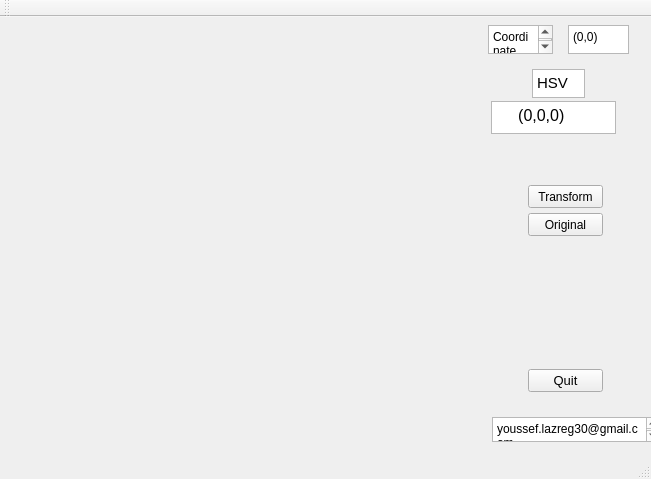
<?xml version="1.0" encoding="UTF-8"?>
<ui version="4.0">
 <class>MainWindow</class>
 <widget class="QMainWindow" name="MainWindow">
  <property name="geometry">
   <rect>
    <x>0</x>
    <y>0</y>
    <width>651</width>
    <height>479</height>
   </rect>
  </property>
  <property name="windowTitle">
   <string>MyCam -    Youssef Lazreg</string>
  </property>
  <widget class="QWidget" name="centralWidget">
   <widget class="QPushButton" name="quit">
    <property name="geometry">
     <rect>
      <x>528</x>
      <y>352</y>
      <width>75</width>
      <height>23</height>
     </rect>
    </property>
    <property name="font">
     <font>
      <pointsize>10</pointsize>
     </font>
    </property>
    <property name="text">
     <string>Quit</string>
    </property>
   </widget>
   <widget class="QLabel" name="label">
    <property name="geometry">
     <rect>
      <x>0</x>
      <y>0</y>
      <width>480</width>
      <height>360</height>
     </rect>
    </property>
    <property name="autoFillBackground">
     <bool>true</bool>
    </property>
    <property name="text">
     <string/>
    </property>
   </widget>
   <widget class="QPlainTextEdit" name="plainTextEdit">
    <property name="geometry">
     <rect>
      <x>488</x>
      <y>8</y>
      <width>65</width>
      <height>29</height>
     </rect>
    </property>
    <property name="plainText">
     <string>Coordinate</string>
    </property>
   </widget>
   <widget class="QPlainTextEdit" name="coordinate">
    <property name="geometry">
     <rect>
      <x>568</x>
      <y>8</y>
      <width>61</width>
      <height>29</height>
     </rect>
    </property>
    <property name="plainText">
     <string>(0,0)</string>
    </property>
   </widget>
   <widget class="QPushButton" name="transform">
    <property name="geometry">
     <rect>
      <x>528</x>
      <y>168</y>
      <width>75</width>
      <height>23</height>
     </rect>
    </property>
    <property name="text">
     <string>Transform</string>
    </property>
   </widget>
   <widget class="QPlainTextEdit" name="plainTextEdit_2">
    <property name="geometry">
     <rect>
      <x>492</x>
      <y>400</y>
      <width>169</width>
      <height>25</height>
     </rect>
    </property>
    <property name="plainText">
     <string>youssef.lazreg30@gmail.com</string>
    </property>
   </widget>
   <widget class="QPlainTextEdit" name="HSV">
    <property name="geometry">
     <rect>
      <x>491</x>
      <y>84</y>
      <width>125</width>
      <height>33</height>
     </rect>
    </property>
    <property name="font">
     <font>
      <pointsize>12</pointsize>
     </font>
    </property>
    <property name="plainText">
     <string>     (0,0,0)</string>
    </property>
   </widget>
   <widget class="QPlainTextEdit" name="plainTextEdit_3">
    <property name="geometry">
     <rect>
      <x>532</x>
      <y>52</y>
      <width>53</width>
      <height>29</height>
     </rect>
    </property>
    <property name="font">
     <font>
      <pointsize>11</pointsize>
     </font>
    </property>
    <property name="plainText">
     <string>HSV</string>
    </property>
   </widget>
   <widget class="QPushButton" name="original">
    <property name="geometry">
     <rect>
      <x>528</x>
      <y>196</y>
      <width>75</width>
      <height>23</height>
     </rect>
    </property>
    <property name="text">
     <string>Original</string>
    </property>
   </widget>
  </widget>
  <widget class="QMenuBar" name="menuBar">
   <property name="geometry">
    <rect>
     <x>0</x>
     <y>0</y>
     <width>651</width>
     <height>21</height>
    </rect>
   </property>
  </widget>
  <widget class="QToolBar" name="mainToolBar">
   <attribute name="toolBarArea">
    <enum>TopToolBarArea</enum>
   </attribute>
   <attribute name="toolBarBreak">
    <bool>false</bool>
   </attribute>
  </widget>
  <widget class="QStatusBar" name="statusBar"/>
 </widget>
 <layoutdefault spacing="6" margin="11"/>
 <resources/>
 <connections>
  <connection>
   <sender>quit</sender>
   <signal>released()</signal>
   <receiver>MainWindow</receiver>
   <slot>close()</slot>
   <hints>
    <hint type="sourcelabel">
     <x>562</x>
     <y>397</y>
    </hint>
    <hint type="destinationlabel">
     <x>563</x>
     <y>411</y>
    </hint>
   </hints>
  </connection>
 </connections>
</ui>
